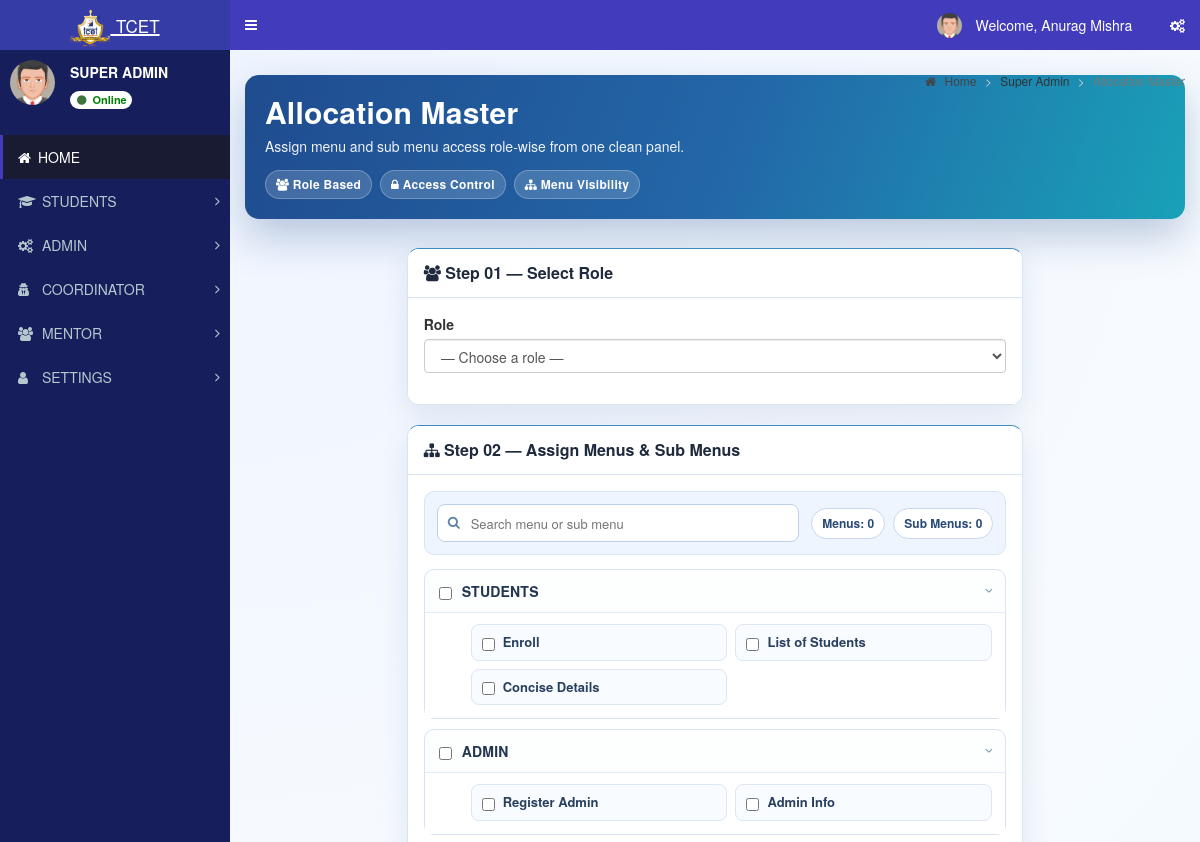
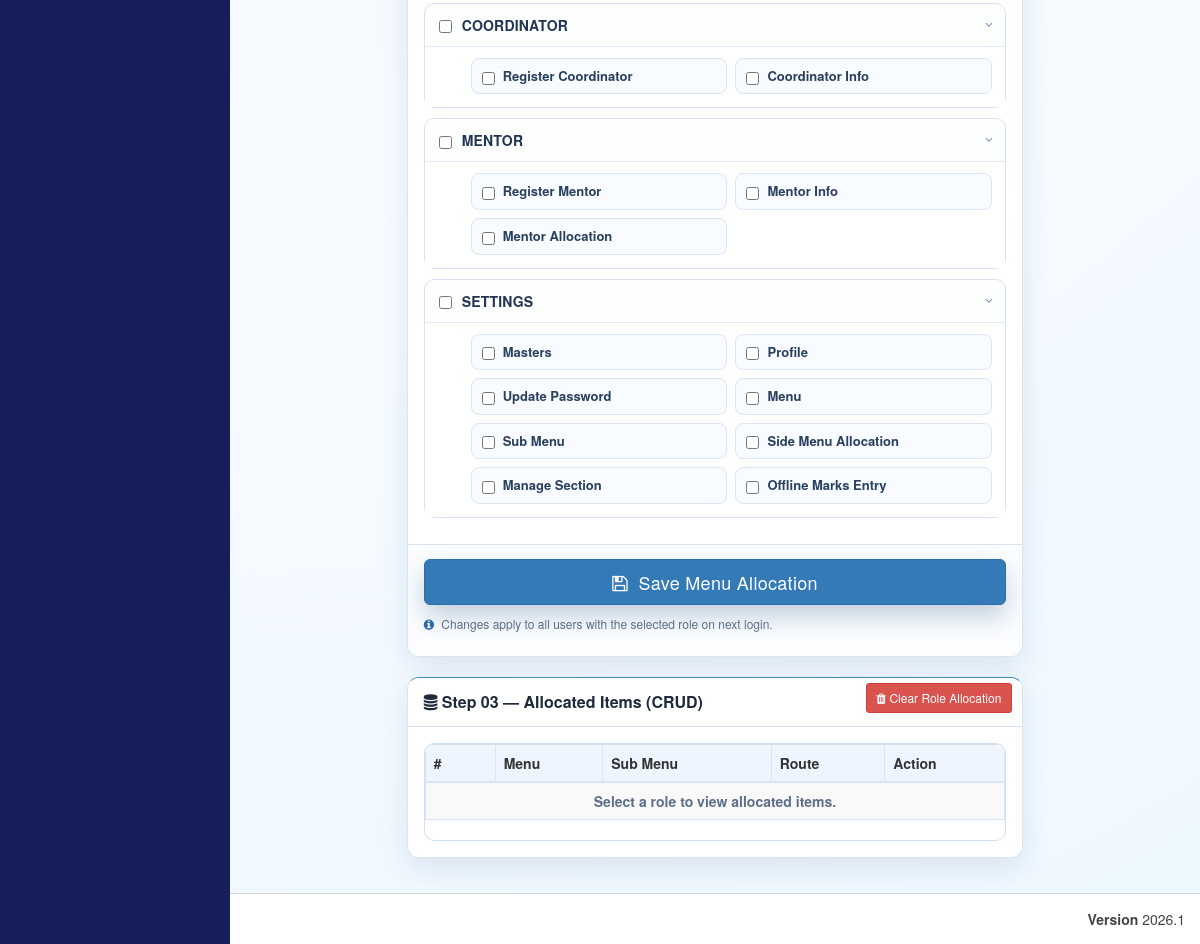
The app's page /admin/allocation_master.php (signed in) with its own data (2 pictures, top to bottom).
### tables this page shows
CREATE TABLE `st_user_master` (
  `user_id` int(11) NOT NULL,
  `user_name` varchar(150) NOT NULL,
  `email_id` varchar(200) NOT NULL,
  `phone_number` varchar(15) DEFAULT NULL,
  `department_id` int(11) NOT NULL,
  `role_id` int(11) NOT NULL,
  `student_id` int(11) NOT NULL
);

CREATE TABLE `st_role_master` (
  `role_id` int(11) NOT NULL,
  `role_name` varchar(100) NOT NULL
);

CREATE TABLE `st_menu_master` (
  `menu_id` int(11) NOT NULL,
  `menu_name` varchar(100) NOT NULL,
  `menu_icon` varchar(100) NOT NULL DEFAULT 'fa fa-folder'
);

CREATE TABLE `st_sub_menu_master` (
  `sub_menu_id` int(11) NOT NULL,
  `menu_id` int(11) NOT NULL,
  `sort_order` int(11) NOT NULL DEFAULT 0,
  `sub_menu_name` varchar(100) NOT NULL,
  `sub_menu_icon` varchar(100) NOT NULL DEFAULT 'fa fa-angle-double-right',
  `sub_menu_route` varchar(255) NOT NULL DEFAULT '#'
);

### database/db_connect.php (called while the page is built, shortened)
<?php
class DBController
{
    public $host = "localhost";
    public $user = "root";
    public $password = "";
    public $database = "tcet_st";
   public $conn;
    function __construct()
    {
        $this->conn = $this->connectDB();
    }
    function connectDB()
    {
      $conn = @mysqli_connect($this->host,$this->user,$this->password,$this->database);
      return $conn;
    }
    function runQuery($query) {
        $result = mysqli_query($this->conn,$query);
        while($row=mysqli_fetch_assoc($result)) {
            $resultset[] = $row;
        }
        if(!empty($resultset))
            return $resultset;
    }
}
?>

### admin/allocation_master.php (the view, shortened to what this page needs)
<?php
include_once("../database/db_connect.php");
$db = new DBController();
function resolve_system_menu_id($db)
{
  $menuSql = "SELECT menu_id, menu_name FROM st_menu_master WHERE LOWER(TRIM(menu_name)) IN ('settings', 'admin') ORDER BY CASE WHEN LOWER(TRIM(menu_name)) = 'settings' THEN 0 ELSE 1 END, menu_id ASC LIMIT 1";
  $menuRows = $db->runQuery($menuSql) ?? array();
  if (!empty($menuRows) && isset($menuRows[0]['menu_id'])) {
    return (int) $menuRows[0]['menu_id'];
  }
  return 0;
}
function ensure_system_setting_submenus($db, $systemMenuId)
{
  $systemMenuId = (int) $systemMenuId;
  $settingRows = $db->runQuery("SELECT sub_menu_id FROM st_sub_menu_master WHERE menu_id = {$systemMenuId} ORDER BY sort_order ASC, sub_menu_id ASC") ?? array();
}
$systemMenuId = resolve_system_menu_id($db);
ensure_system_setting_submenus($db, $systemMenuId);
include "header/header.php";
require_once '../database/db_connect.php';
$roles_raw = $db->runQuery("SELECT role_id, role_name FROM st_role_master") ?? [];
$all_menus = $db->runQuery("SELECT * FROM st_menu_master ORDER BY menu_id") ?? [];
$all_subs  = [];
$subs_raw  = $db->runQuery("SELECT * FROM st_sub_menu_master ORDER BY menu_id, sub_menu_id") ?? [];
foreach ($subs_raw as $sub) {
    $all_subs[$sub['menu_id']][] = $sub;
}
?>
  <div class="content-wrapper">
    <section class="content-header">
      <div class="alloc-page-head">
        <h1>Allocation Master</h1>
        <div class="head-sub">Assign menu and sub menu access role-wise from one clean panel.</div>
        <div class="head-tags">
          <span class="head-tag"><i class="fa fa-users"></i> Role Based</span>
          <span class="head-tag"><i class="fa fa-lock"></i> Access Control</span>
          <span class="head-tag"><i class="fa fa-sitemap"></i> Menu Visibility</span>
        </div>
      </div>
      <ol class="breadcrumb">
        <li><a href="#"><i class="fa fa-home"></i> Home</a></li>
        <li>Super Admin</li>
        <li class="active">Allocation Master</li>
      </ol>
    </section>
    <section class="content">
      <form method="POST" action="">
        <div class="row">
          <div class="col-md-8 col-md-offset-2">
            <div class="box box-primary alloc-panel">
              <div class="box-header with-border">
                <h3 class="box-title"><i class="fa fa-users"></i> Step 01 — Select Role</h3>
              </div>
              <div class="box-body">
                <div class="form-group">
                  <label for="role_select">Role</label>
                  <select name="role_id" id="role_select" class="form-control alloc-role-select" required>
                    <option value="">— Choose a role —</option>
                  </select>
                </div>
              </div>
            </div>
            <div class="box box-primary alloc-panel" id="menu-container">
              <div class="box-header with-border">
                <h3 class="box-title"><i class="fa fa-sitemap"></i> Step 02 — Assign Menus &amp; Sub Menus</h3>
              </div>
              <div class="box-body">
                <div class="alloc-toolbar">
                  <div class="alloc-search-wrap">
                    <i class="fa fa-search"></i>
                    <input type="text" id="menu_search" class="alloc-search-input" placeholder="Search menu or sub menu">
                  </div>
                  <div class="alloc-badges">
                    <span class="alloc-badge" id="selected_menu_count">Menus: 0</span>
                    <span class="alloc-badge" id="selected_sub_count">Sub Menus: 0</span>
                  </div>
                </div>
                <ul class="menu-tree">
                  <?php foreach ($all_menus as $menu): ?>
                    <?php $mid = $menu['menu_id']; ?>
                    <li class="tree-item" id="tree_item_<?= $mid ?>" data-menu-name="<?= htmlspecialchars(strtolower($menu['menu_name'])) ?>">
                      <div class="tree-header">
                        <input type="checkbox"
                               class="main-check flat-blue"
                               name="menu_ids[]"
                               value="<?= $mid ?>"
                               id="menu_<?= $mid ?>"/>
                        <label class="menu-label" for="menu_<?= $mid ?>">
                          <?= htmlspecialchars($menu['menu_name']) ?>
                        </label>
                        <?php if (!empty($all_subs[$mid])): ?>
                          <i class="fa fa-angle-right tree-toggle open" id="arrow_<?= $mid ?>"></i>
                        <?php endif; ?>
                      </div>
                      <?php if (!empty($all_subs[$mid])): ?>
                        <div class="sub-menu-grid open" id="sub_grid_<?= $mid ?>">
                          <?php foreach ($all_subs[$mid] as $sub): ?>
                            <div class="sub-item" id="sub_item_<?= $sub['sub_menu_id'] ?>">
                              <input type="checkbox"
                                     class="sub-check flat-blue"
                                     name="sub_menu_ids[]"
                                     value="<?= $sub['sub_menu_id'] ?>"
                                     data-menu="<?= $mid ?>"
                                     id="sub_<?= $sub['sub_menu_id'] ?>"/>
                              <label for="sub_<?= $sub['sub_menu_id'] ?>" class="alloc-sub-label" data-sub-name="<?= htmlspecialchars(strtolower($sub['sub_menu_name'])) ?>">
                                <?= htmlspecialchars($sub['sub_menu_name']) ?>
                              </label>
                            </div>
                          <?php endforeach; ?>
                        </div>
                      <?php endif; ?>
                    </li>
                  <?php endforeach; ?>
                </ul>
              </div>
              <div class="box-footer">
                <button type="submit" class="btn btn-primary btn-lg btn-block alloc-save-btn">
                  <i class="fa fa-save"></i> &nbsp;Save Menu Allocation
                </button>
                <p class="alloc-info">
                  <i class="fa fa-info-circle"></i>
                  Changes apply to all users with the selected role on next login.
                </p>
              </div>
            </div>
            <div class="box box-primary alloc-panel" id="allocation-crud-box">
              <div class="box-header with-border">
                <h3 class="box-title"><i class="fa fa-database"></i> Step 03 — Allocated Items (CRUD)</h3>
                <div class="box-tools pull-right">
                  <button type="button" class="btn btn-danger btn-sm" id="clear_role_allocation_btn">
                    <i class="fa fa-trash"></i> Clear Role Allocation
                  </button>
                </div>
              </div>
              <div class="box-body">
                <div class="alloc-crud-table-wrap">
                  <table class="table table-bordered table-striped alloc-crud-table">
                    <thead>
                      <tr>
                        <th style="width:70px;">#</th>
                        <th>Menu</th>
                        <th>Sub Menu</th>
                        <th>Route</th>
                        <th style="width:120px;">Action</th>
                      </tr>
                    </thead>
                    <tbody id="allocated-items-tbody">
                      <tr><td colspan="5" class="alloc-empty-state">Select a role to view allocated items.</td></tr>
                    </tbody>
                  </table>
                </div>
              </div>
            </div>
          </div>
        </div>
      </form>
    </section>
  </div>
<?php include "header/footer.php" ?>

### admin/header/header.php (shortened to what this page needs)
<?php
include_once("../database/db_connect.php");
$db_handle = new DBController();
$sessionLoginId = intval($_SESSION['user_login_id'] ?? $_SESSION['user_session'] ?? 0);
$username = '';
$userid = 0;
$usertype = 0;
$sql = "SELECT * FROM st_login WHERE login_id='" . $sessionLoginId . "' LIMIT 1";
$result = mysqli_query($db_handle->conn, $sql);
if ($result && $result->num_rows > 0) {
	$row = $result->fetch_assoc();
	$username = $row['username'];
	$userid = intval($row['user_id']);
	$usertype = intval($row['role_id']);
}
$name = $username;
$profileSql = "SELECT user_name FROM st_user_master WHERE user_id = $userid AND role_id = $usertype LIMIT 1";
$profileResult = mysqli_query($db_handle->conn, $profileSql);
if ($profileResult && ($profileRow = mysqli_fetch_assoc($profileResult))) {
	$profileName = trim((string)($profileRow['user_name'] ?? ''));
	if ($profileName !== '') {
		$name = $profileName;
	}
}
$sql = "SELECT role_name FROM st_role_master WHERE role_id = ? LIMIT 1";
$stmt = mysqli_prepare($db_handle->conn, $sql);
if ($stmt) {
	mysqli_stmt_bind_param($stmt, 'i', $usertype);
	mysqli_stmt_execute($stmt);
	$result = mysqli_stmt_get_result($stmt);
	if ($row = mysqli_fetch_assoc($result)) {
		$role_name = $row['role_name'];
	}
}
$dashboardRoute = ($usertype === 5) ? 'student_dashboard.php' : 'index.php';
?>
<!DOCTYPE html>
<html>
<head>
	<link rel="stylesheet" href="bootstrap/css/bootstrap.min.css">
	<link rel="stylesheet" href="https://cdnjs.cloudflare.com/ajax/libs/font-awesome/4.5.0/css/font-awesome.min.css">
	<link rel="stylesheet" href="https://cdnjs.cloudflare.com/ajax/libs/ionicons/2.0.1/css/ionicons.min.css">
	<link rel="stylesheet" href="dist/css/AdminLTE.min.css">
	<link rel="stylesheet" href="dist/css/skins/_all-skins.min.css">
	<link rel="stylesheet" href="plugins/iCheck/flat/blue.css">
	<link rel="stylesheet" href="plugins/morris/morris.css">
	<link rel="stylesheet" href="plugins/jvectormap/jquery-jvectormap-1.2.2.css">
	<link rel="stylesheet" href="plugins/datepicker/datepicker3.css">
	<link rel="stylesheet" href="plugins/daterangepicker/daterangepicker.css">
	<link rel="stylesheet" href="plugins/bootstrap-wysihtml5/bootstrap3-wysihtml5.min.css">
</head>
<body class="hold-transition skin-blue sidebar-mini">
	<div class="wrapper">
		<header class="main-header">
			<a href="<?php echo $dashboardRoute; ?>" class="logo">
				<span class="logo-lg"><img src="images/booklogo.webp" class="py-2" height="40px" /> <small>TCET</small></span>
			</a>
			<nav class="navbar navbar-static-top">
				<a href="#" class="sidebar-toggle" data-toggle="offcanvas" role="button">
				</a>
				<div class="navbar-custom-menu">
					<ul class="nav navbar-nav">
						<li class="dropdown user user-menu">
							<a href="#" class="dropdown-toggle" data-toggle="dropdown">
								<img src="dist/img/user2-160x160.jpg" class="user-image" alt="User Image">
								<span class="hidden-xs">&nbsp;Welcome, <?php echo $name; ?> &nbsp;</span>
							</a>
						</li>
						<li>
							<a href="#" data-toggle="control-sidebar"><i class="fa fa-gears"></i></a>
						</li>
					</ul>
				</div>
			</nav>
		</header>
		<aside class="main-sidebar">
			<section class="sidebar">
				<div class="user-panel">
					<div class="pull-left image">
						<img src="dist/img/user2-160x160.jpg" class="img-circle" alt="User Image">
					</div>
					<div class="pull-left info">
						<p><span><?php echo htmlspecialchars($role_name); ?></span></p>
						<a class="badge" href="#" style="background:white; color: green;">
							<i class="fa fa-circle text-success"></i> Online
						</a>
					</div>
				</div>
				<br />
				<?php include "side_menu.php"; ?>
		</aside>

### admin/header/side_menu.php (shortened to what this page needs)
<?php
function sidebar_has_column($conn, $table, $column)
{
	$escapedColumn = mysqli_real_escape_string($conn, $column);
	$result = mysqli_query($conn, "SHOW COLUMNS FROM $table LIKE '$escapedColumn'");
	$exists = ($result && mysqli_num_rows($result) > 0);
	return $exists;
}
$menuHasIconColumn = sidebar_has_column($db_handle->conn, 'st_menu_master', 'menu_icon');
$subMenuHasIconColumn = sidebar_has_column($db_handle->conn, 'st_sub_menu_master', 'sub_menu_icon');
$subMenuHasRouteColumn = sidebar_has_column($db_handle->conn, 'st_sub_menu_master', 'sub_menu_route');
$menuTree = array();
$menuIconSelect = $menuHasIconColumn
	? "COALESCE(NULLIF(TRIM(m.menu_icon), ''), 'fa fa-folder') AS menu_icon"
	: "'fa fa-folder' AS menu_icon";
$subMenuRouteSelect = $subMenuHasRouteColumn
	? "COALESCE(NULLIF(TRIM(sm.sub_menu_route), ''), '#') AS sub_menu_route"
	: "'#' AS sub_menu_route";
$subMenuIconSelect = $subMenuHasIconColumn
	? "COALESCE(NULLIF(TRIM(sm.sub_menu_icon), ''), 'fa fa-angle-double-right') AS sub_menu_icon"
	: "'fa fa-angle-double-right' AS sub_menu_icon";
$menuSql = "SELECT m.menu_id, m.menu_name, $menuIconSelect
			FROM st_menu_master m
			WHERE (
				EXISTS (
					SELECT 1
					FROM st_menu_allocation_master mar
					WHERE mar.menu_id = m.menu_id
					  AND mar.role_id = ?
					  AND mar.sub_menu_id IS NULL
				)
				OR EXISTS (
					SELECT 1
					FROM st_menu_allocation_master maa
					WHERE maa.menu_id = m.menu_id
					  AND maa.role_id = ?
					  AND maa.sub_menu_id IS NOT NULL
				)
			)
			ORDER BY m.menu_id";
$menuStmt = mysqli_prepare($db_handle->conn, $menuSql);
if ($menuStmt) {
	mysqli_stmt_bind_param($menuStmt, 'ii', $usertype, $usertype);
	mysqli_stmt_execute($menuStmt);
	$menuResult = mysqli_stmt_get_result($menuStmt);
	while ($menuRow = mysqli_fetch_assoc($menuResult)) {
		$menuId = (int) $menuRow['menu_id'];
		$menuTree[$menuId] = array(
			'menu_name' => $menuRow['menu_name'],
			'menu_icon' => $menuRow['menu_icon'],
			'submenus' => array()
		);
		$subSql = "SELECT sm.sub_menu_id, sm.sub_menu_name, $subMenuRouteSelect, $subMenuIconSelect
				   FROM st_sub_menu_master sm
				   WHERE sm.menu_id = ?
				   AND (
					   EXISTS (
						   SELECT 1
						   FROM st_menu_allocation_master mar
						   WHERE mar.sub_menu_id = sm.sub_menu_id
							 AND mar.role_id = ?
					   )
				   )
				   ORDER BY sm.sort_order ASC, sm.sub_menu_id ASC";
		$subStmt = mysqli_prepare($db_handle->conn, $subSql);
		if ($subStmt) {
			mysqli_stmt_bind_param($subStmt, 'ii', $menuId, $usertype);
			mysqli_stmt_execute($subStmt);
			$subResult = mysqli_stmt_get_result($subStmt);
			while ($subRow = mysqli_fetch_assoc($subResult)) {
				$menuTree[$menuId]['submenus'][] = $subRow;
			}
		}
	}
}
?>
<ul class="sidebar-menu" id="sidebar-dynamic-menu">
<li class="active"><a href="index.php"><i class="fa fa-home"></i>HOME</a></li>
<?php foreach ($menuTree as $menuId => $menuData) {
	$menuName = trim((string) $menuData['menu_name']);
	$menuIcon = trim((string) $menuData['menu_icon']);
?>
<li class="treeview" data-menu-id="<?php echo $menuId; ?>" id="sidebar-menu-<?php echo $menuId; ?>">
<a href="#">
<i class="<?php echo htmlspecialchars($menuIcon); ?>" aria-hidden="true"></i> <span><?php echo strtoupper(htmlspecialchars($menuName)); ?></span>
<span class="pull-right-container">
<i class="fa fa-angle-right pull-right"></i>
</span>
</a>
</li>
<?php } ?>
</ul>
</section>

### records on screen
st_user_master: user_name "Anurag Mishra"
st_role_master: role_name "SUPER ADMIN"
st_menu_master: menu_name "STUDENTS"
st_menu_master: menu_name "ADMIN"
st_menu_master: menu_name "COORDINATOR"
st_menu_master: menu_name "MENTOR"
st_menu_master: menu_name "SETTINGS"
st_sub_menu_master: sub_menu_name "Enroll"
st_sub_menu_master: sub_menu_name "List of Students"
st_sub_menu_master: sub_menu_name "Concise Details"
st_sub_menu_master: sub_menu_name "Register Admin"
st_sub_menu_master: sub_menu_name "Admin Info"
st_sub_menu_master: sub_menu_name "Register Coordinator"
st_sub_menu_master: sub_menu_name "Coordinator Info"
st_sub_menu_master: sub_menu_name "Register Mentor"
st_sub_menu_master: sub_menu_name "Mentor Info"
st_sub_menu_master: sub_menu_name "Mentor Allocation"
st_sub_menu_master: sub_menu_name "Masters"
st_sub_menu_master: sub_menu_name "Profile"
st_sub_menu_master: sub_menu_name "Update Password"
st_sub_menu_master: sub_menu_name "Menu"
st_sub_menu_master: sub_menu_name "Sub Menu"
st_sub_menu_master: sub_menu_name "Side Menu Allocation"
st_sub_menu_master: sub_menu_name "Manage Section"
st_sub_menu_master: sub_menu_name "Offline Marks Entry"
